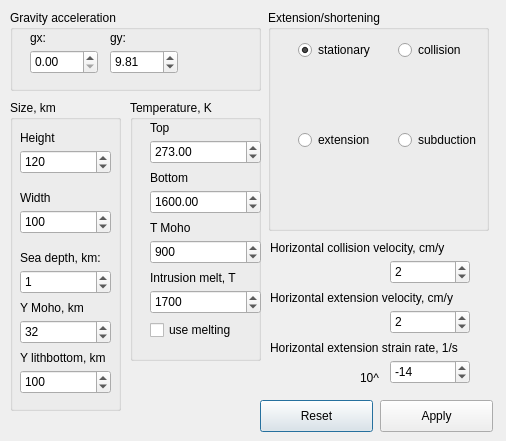
<?xml version="1.0" encoding="UTF-8"?>
<ui version="4.0">
 <class>Dialog</class>
 <widget class="QDialog" name="Dialog">
  <property name="geometry">
   <rect>
    <x>0</x>
    <y>0</y>
    <width>506</width>
    <height>441</height>
   </rect>
  </property>
  <property name="windowTitle">
   <string>Physical settings</string>
  </property>
  <widget class="QDoubleSpinBox" name="sb_gx">
   <property name="geometry">
    <rect>
     <x>30</x>
     <y>50</y>
     <width>68</width>
     <height>24</height>
    </rect>
   </property>
  </widget>
  <widget class="QLabel" name="label_7">
   <property name="geometry">
    <rect>
     <x>30</x>
     <y>30</y>
     <width>51</width>
     <height>16</height>
    </rect>
   </property>
   <property name="text">
    <string>gx:</string>
   </property>
  </widget>
  <widget class="QLabel" name="leGy">
   <property name="geometry">
    <rect>
     <x>110</x>
     <y>30</y>
     <width>51</width>
     <height>16</height>
    </rect>
   </property>
   <property name="text">
    <string>gy:</string>
   </property>
  </widget>
  <widget class="QDoubleSpinBox" name="sb_gy">
   <property name="geometry">
    <rect>
     <x>110</x>
     <y>50</y>
     <width>68</width>
     <height>24</height>
    </rect>
   </property>
   <property name="value">
    <double>9.810000000000000</double>
   </property>
  </widget>
  <widget class="QGroupBox" name="groupBox">
   <property name="geometry">
    <rect>
     <x>10</x>
     <y>10</y>
     <width>251</width>
     <height>81</height>
    </rect>
   </property>
   <property name="title">
    <string>Gravity acceleration</string>
   </property>
  </widget>
  <widget class="QGroupBox" name="grpInstruments">
   <property name="geometry">
    <rect>
     <x>268</x>
     <y>10</y>
     <width>221</width>
     <height>221</height>
    </rect>
   </property>
   <property name="title">
    <string>Extension/shortening</string>
   </property>
   <widget class="QRadioButton" name="rbShort">
    <property name="geometry">
     <rect>
      <x>130</x>
      <y>30</y>
      <width>81</width>
      <height>20</height>
     </rect>
    </property>
    <property name="text">
     <string>collision</string>
    </property>
   </widget>
   <widget class="QRadioButton" name="rbExtension">
    <property name="geometry">
     <rect>
      <x>30</x>
      <y>120</y>
      <width>91</width>
      <height>20</height>
     </rect>
    </property>
    <property name="text">
     <string>extension</string>
    </property>
   </widget>
   <widget class="QRadioButton" name="rbStable">
    <property name="geometry">
     <rect>
      <x>30</x>
      <y>30</y>
      <width>91</width>
      <height>20</height>
     </rect>
    </property>
    <property name="text">
     <string>stationary</string>
    </property>
    <property name="checked">
     <bool>true</bool>
    </property>
   </widget>
   <widget class="QLabel" name="label">
    <property name="geometry">
     <rect>
      <x>140</x>
      <y>50</y>
      <width>71</width>
      <height>71</height>
     </rect>
    </property>
    <property name="text">
     <string/>
    </property>
    <property name="pixmap">
     <pixmap>contraction.png</pixmap>
    </property>
   </widget>
   <widget class="QLabel" name="label_2">
    <property name="geometry">
     <rect>
      <x>40</x>
      <y>140</y>
      <width>71</width>
      <height>71</height>
     </rect>
    </property>
    <property name="text">
     <string/>
    </property>
    <property name="pixmap">
     <pixmap>extension.png</pixmap>
    </property>
   </widget>
   <widget class="QLabel" name="label_3">
    <property name="geometry">
     <rect>
      <x>40</x>
      <y>50</y>
      <width>71</width>
      <height>71</height>
     </rect>
    </property>
    <property name="text">
     <string/>
    </property>
    <property name="pixmap">
     <pixmap>nostress0.png</pixmap>
    </property>
   </widget>
   <widget class="QRadioButton" name="rbSubduction">
    <property name="geometry">
     <rect>
      <x>130</x>
      <y>120</y>
      <width>90</width>
      <height>20</height>
     </rect>
    </property>
    <property name="text">
     <string>subduction</string>
    </property>
   </widget>
   <widget class="QLabel" name="label_4">
    <property name="geometry">
     <rect>
      <x>140</x>
      <y>140</y>
      <width>70</width>
      <height>71</height>
     </rect>
    </property>
    <property name="text">
     <string/>
    </property>
    <property name="pixmap">
     <pixmap>subduction0.png</pixmap>
    </property>
   </widget>
  </widget>
  <widget class="QDoubleSpinBox" name="sb_Ttop">
   <property name="geometry">
    <rect>
     <x>150</x>
     <y>140</y>
     <width>111</width>
     <height>24</height>
    </rect>
   </property>
   <property name="maximum">
    <double>3000.000000000000000</double>
   </property>
   <property name="value">
    <double>273.000000000000000</double>
   </property>
  </widget>
  <widget class="QGroupBox" name="groupBox_2">
   <property name="geometry">
    <rect>
     <x>130</x>
     <y>100</y>
     <width>131</width>
     <height>261</height>
    </rect>
   </property>
   <property name="title">
    <string>Temperature, K</string>
   </property>
   <widget class="QLabel" name="leGy_2">
    <property name="geometry">
     <rect>
      <x>20</x>
      <y>70</y>
      <width>51</width>
      <height>16</height>
     </rect>
    </property>
    <property name="text">
     <string>Bottom</string>
    </property>
   </widget>
   <widget class="QDoubleSpinBox" name="sb_Tbottom">
    <property name="geometry">
     <rect>
      <x>20</x>
      <y>90</y>
      <width>111</width>
      <height>24</height>
     </rect>
    </property>
    <property name="maximum">
     <double>3000.000000000000000</double>
    </property>
    <property name="value">
     <double>1600.000000000000000</double>
    </property>
   </widget>
   <widget class="QLabel" name="label_9">
    <property name="geometry">
     <rect>
      <x>20</x>
      <y>170</y>
      <width>101</width>
      <height>16</height>
     </rect>
    </property>
    <property name="text">
     <string>Intrusion melt, T</string>
    </property>
   </widget>
   <widget class="QDoubleSpinBox" name="sb_TIntrusion">
    <property name="geometry">
     <rect>
      <x>20</x>
      <y>190</y>
      <width>111</width>
      <height>24</height>
     </rect>
    </property>
    <property name="decimals">
     <number>0</number>
    </property>
    <property name="maximum">
     <double>3000.000000000000000</double>
    </property>
    <property name="value">
     <double>1700.000000000000000</double>
    </property>
   </widget>
   <widget class="QCheckBox" name="chbMelt">
    <property name="geometry">
     <rect>
      <x>20</x>
      <y>220</y>
      <width>111</width>
      <height>20</height>
     </rect>
    </property>
    <property name="text">
     <string>use melting</string>
    </property>
   </widget>
   <widget class="QDoubleSpinBox" name="sb_TMoho">
    <property name="geometry">
     <rect>
      <x>20</x>
      <y>140</y>
      <width>111</width>
      <height>24</height>
     </rect>
    </property>
    <property name="decimals">
     <number>0</number>
    </property>
    <property name="maximum">
     <double>3000.000000000000000</double>
    </property>
    <property name="value">
     <double>900.000000000000000</double>
    </property>
   </widget>
   <widget class="QLabel" name="label_12">
    <property name="geometry">
     <rect>
      <x>20</x>
      <y>120</y>
      <width>81</width>
      <height>16</height>
     </rect>
    </property>
    <property name="text">
     <string>T Moho</string>
    </property>
   </widget>
  </widget>
  <widget class="QLabel" name="label_8">
   <property name="geometry">
    <rect>
     <x>150</x>
     <y>120</y>
     <width>51</width>
     <height>16</height>
    </rect>
   </property>
   <property name="text">
    <string>Top</string>
   </property>
  </widget>
  <widget class="QPushButton" name="btnReset">
   <property name="geometry">
    <rect>
     <x>260</x>
     <y>400</y>
     <width>113</width>
     <height>32</height>
    </rect>
   </property>
   <property name="text">
    <string>Reset</string>
   </property>
  </widget>
  <widget class="QPushButton" name="btnApply">
   <property name="geometry">
    <rect>
     <x>380</x>
     <y>400</y>
     <width>113</width>
     <height>32</height>
    </rect>
   </property>
   <property name="text">
    <string>Apply</string>
   </property>
  </widget>
  <widget class="QGroupBox" name="groupBox_3">
   <property name="geometry">
    <rect>
     <x>10</x>
     <y>100</y>
     <width>111</width>
     <height>311</height>
    </rect>
   </property>
   <property name="title">
    <string>Size, km</string>
   </property>
   <widget class="QDoubleSpinBox" name="sb_heightkm">
    <property name="geometry">
     <rect>
      <x>10</x>
      <y>50</y>
      <width>91</width>
      <height>24</height>
     </rect>
    </property>
    <property name="decimals">
     <number>0</number>
    </property>
    <property name="maximum">
     <double>3000.000000000000000</double>
    </property>
    <property name="value">
     <double>120.000000000000000</double>
    </property>
   </widget>
   <widget class="QLabel" name="leGy_3">
    <property name="geometry">
     <rect>
      <x>10</x>
      <y>30</y>
      <width>51</width>
      <height>16</height>
     </rect>
    </property>
    <property name="text">
     <string>Height</string>
    </property>
   </widget>
   <widget class="QLabel" name="leGy_4">
    <property name="geometry">
     <rect>
      <x>10</x>
      <y>90</y>
      <width>51</width>
      <height>16</height>
     </rect>
    </property>
    <property name="text">
     <string>Width</string>
    </property>
   </widget>
   <widget class="QDoubleSpinBox" name="sb_widthkm">
    <property name="geometry">
     <rect>
      <x>10</x>
      <y>110</y>
      <width>91</width>
      <height>24</height>
     </rect>
    </property>
    <property name="decimals">
     <number>0</number>
    </property>
    <property name="maximum">
     <double>3000.000000000000000</double>
    </property>
    <property name="value">
     <double>100.000000000000000</double>
    </property>
   </widget>
   <widget class="QLabel" name="leGy_5">
    <property name="geometry">
     <rect>
      <x>10</x>
      <y>150</y>
      <width>101</width>
      <height>16</height>
     </rect>
    </property>
    <property name="text">
     <string>Sea depth, km:</string>
    </property>
   </widget>
   <widget class="QDoubleSpinBox" name="sb_seadepth">
    <property name="geometry">
     <rect>
      <x>10</x>
      <y>170</y>
      <width>91</width>
      <height>24</height>
     </rect>
    </property>
    <property name="decimals">
     <number>0</number>
    </property>
    <property name="maximum">
     <double>100.000000000000000</double>
    </property>
    <property name="value">
     <double>1.000000000000000</double>
    </property>
   </widget>
   <widget class="QLabel" name="label_11">
    <property name="geometry">
     <rect>
      <x>10</x>
      <y>200</y>
      <width>81</width>
      <height>16</height>
     </rect>
    </property>
    <property name="text">
     <string>Y Moho, km</string>
    </property>
   </widget>
   <widget class="QDoubleSpinBox" name="sb_YMoho">
    <property name="geometry">
     <rect>
      <x>10</x>
      <y>220</y>
      <width>91</width>
      <height>24</height>
     </rect>
    </property>
    <property name="decimals">
     <number>0</number>
    </property>
    <property name="maximum">
     <double>3000.000000000000000</double>
    </property>
    <property name="value">
     <double>32.000000000000000</double>
    </property>
   </widget>
   <widget class="QDoubleSpinBox" name="sb_YLithBottom">
    <property name="geometry">
     <rect>
      <x>10</x>
      <y>270</y>
      <width>91</width>
      <height>24</height>
     </rect>
    </property>
    <property name="decimals">
     <number>0</number>
    </property>
    <property name="maximum">
     <double>3000.000000000000000</double>
    </property>
    <property name="value">
     <double>100.000000000000000</double>
    </property>
   </widget>
   <widget class="QLabel" name="label_16">
    <property name="geometry">
     <rect>
      <x>10</x>
      <y>250</y>
      <width>101</width>
      <height>16</height>
     </rect>
    </property>
    <property name="text">
     <string>Y lithbottom, km</string>
    </property>
   </widget>
  </widget>
  <widget class="QLabel" name="label_10">
   <property name="geometry">
    <rect>
     <x>270</x>
     <y>240</y>
     <width>211</width>
     <height>16</height>
    </rect>
   </property>
   <property name="text">
    <string>Horizontal collision velocity, cm/y</string>
   </property>
  </widget>
  <widget class="QLabel" name="label_13">
   <property name="geometry">
    <rect>
     <x>270</x>
     <y>290</y>
     <width>211</width>
     <height>16</height>
    </rect>
   </property>
   <property name="text">
    <string>Horizontal extension velocity, cm/y</string>
   </property>
  </widget>
  <widget class="QLabel" name="label_14">
   <property name="geometry">
    <rect>
     <x>270</x>
     <y>340</y>
     <width>221</width>
     <height>16</height>
    </rect>
   </property>
   <property name="text">
    <string>Horizontal extension strain rate, 1/s</string>
   </property>
  </widget>
  <widget class="QDoubleSpinBox" name="sb_horColVel">
   <property name="geometry">
    <rect>
     <x>390</x>
     <y>260</y>
     <width>80</width>
     <height>24</height>
    </rect>
   </property>
   <property name="decimals">
    <number>0</number>
   </property>
   <property name="maximum">
    <double>3000.000000000000000</double>
   </property>
   <property name="value">
    <double>2.000000000000000</double>
   </property>
  </widget>
  <widget class="QDoubleSpinBox" name="sb_horExtVel">
   <property name="geometry">
    <rect>
     <x>390</x>
     <y>310</y>
     <width>80</width>
     <height>24</height>
    </rect>
   </property>
   <property name="decimals">
    <number>0</number>
   </property>
   <property name="maximum">
    <double>3000.000000000000000</double>
   </property>
   <property name="value">
    <double>2.000000000000000</double>
   </property>
  </widget>
  <widget class="QDoubleSpinBox" name="sb_horExtStr">
   <property name="geometry">
    <rect>
     <x>390</x>
     <y>360</y>
     <width>80</width>
     <height>24</height>
    </rect>
   </property>
   <property name="decimals">
    <number>0</number>
   </property>
   <property name="minimum">
    <double>-20.000000000000000</double>
   </property>
   <property name="maximum">
    <double>2.000000000000000</double>
   </property>
   <property name="value">
    <double>-14.000000000000000</double>
   </property>
  </widget>
  <widget class="QLabel" name="label_15">
   <property name="geometry">
    <rect>
     <x>360</x>
     <y>370</y>
     <width>30</width>
     <height>16</height>
    </rect>
   </property>
   <property name="text">
    <string>10^</string>
   </property>
  </widget>
  <zorder>groupBox_2</zorder>
  <zorder>groupBox</zorder>
  <zorder>grpInstruments</zorder>
  <zorder>sb_gx</zorder>
  <zorder>label_7</zorder>
  <zorder>leGy</zorder>
  <zorder>sb_gy</zorder>
  <zorder>sb_Ttop</zorder>
  <zorder>label_8</zorder>
  <zorder>btnReset</zorder>
  <zorder>btnApply</zorder>
  <zorder>groupBox_3</zorder>
  <zorder>label_10</zorder>
  <zorder>label_13</zorder>
  <zorder>label_14</zorder>
  <zorder>sb_horColVel</zorder>
  <zorder>sb_horExtVel</zorder>
  <zorder>sb_horExtStr</zorder>
  <zorder>label_15</zorder>
 </widget>
 <resources/>
 <connections/>
</ui>
